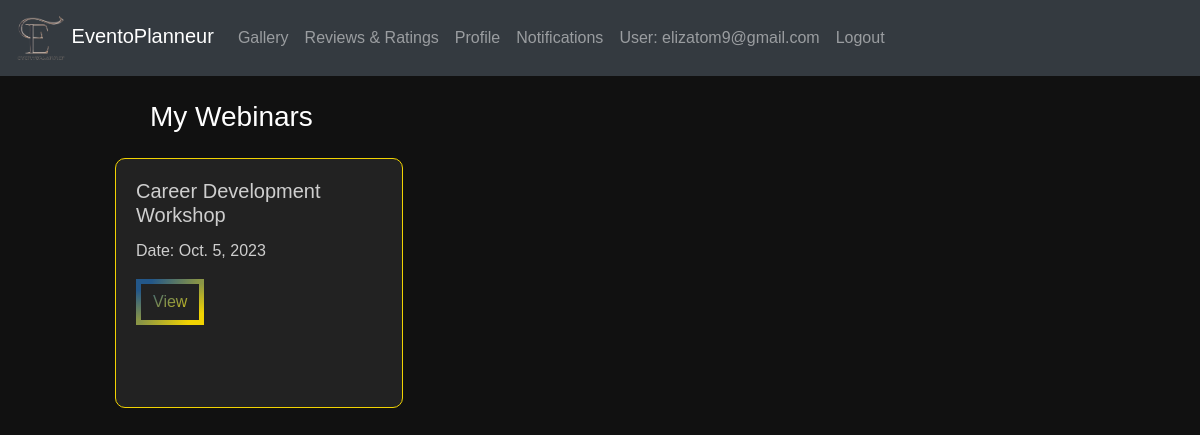
Page /registered_webinar/ (signed in) on the earlier database version.
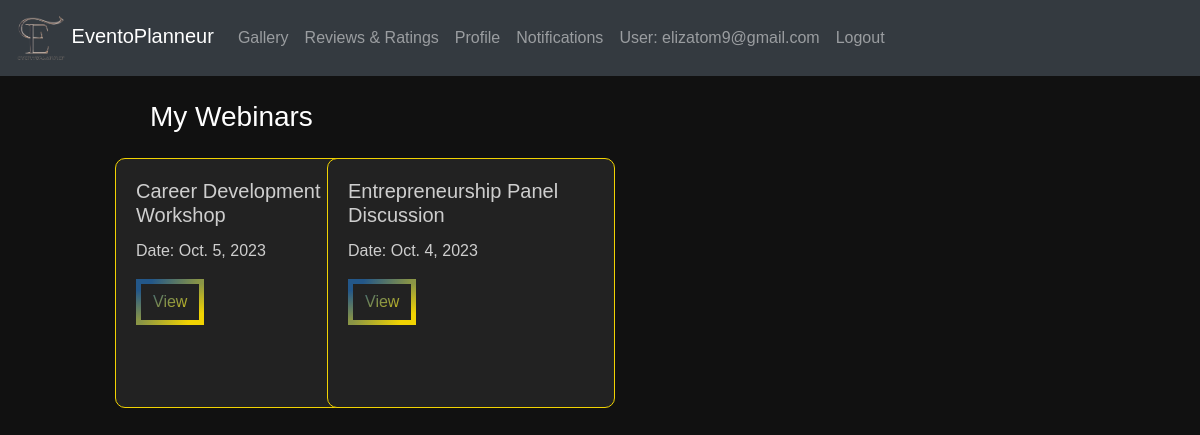
Same page on the later database version.
### eventapp/models.py (models this page shows, shortened)
class WebinarRegistration(models.Model):
    user = models.ForeignKey(CustomUser, on_delete=models.CASCADE)
    webinar = models.ForeignKey(Webinar, on_delete=models.CASCADE)

class Webinar(models.Model):
    EVENT_TYPE_CHOICES = [
    ('Online', 'Online'),
    ('Offline', 'Offline'),
]
    title = models.CharField(max_length=100)
    event_type = models.CharField(max_length=10, choices=EVENT_TYPE_CHOICES, default='offline')
    description = models.TextField()
    date = models.DateField(default=None, blank=True, null=True)
    start_time = models.TimeField(blank=True, null=True)
    end_time = models.TimeField(blank=True, null=True)
    location = models.CharField(max_length=200, blank=True, null=True)
    poster = models.URLField(blank=True, null=True)
    organizer_name = models.CharField(max_length=100)
    deadline = models.DateField(default=None, blank=True, null=True)
    fee = models.DecimalField(max_digits=10, decimal_places=2, blank=True, null=True)
    speakers = models.ManyToManyField(Speaker, blank=True)
    org_user=models.ForeignKey(CustomUser, on_delete=models.CASCADE,null=True,blank=True)
    livestream = models.URLField(blank=True, null=True)
    phone_number = models.CharField(max_length=15)
    max_participants = models.PositiveIntegerField(null=True,default=50)

### eventapp/views.py (the view)
# urls.py: path('registered_webinar/',views.registered_webinar,name='registered_webinar'),
@login_required
def registered_webinar(request):
    user = request.user
    webinar_registrations = WebinarRegistration.objects.filter(user=user)
    context = {'webinar': webinar_registrations}
    return render(request, 'registered_webinar.html', context)

### templates/registered_webinar.html (shortened to what this page needs)
{% load static %}
<!DOCTYPE html>
<html lang="en">
<head>
  <link rel="stylesheet" href="https://maxcdn.bootstrapcdn.com/bootstrap/4.5.2/css/bootstrap.min.css">
  <link rel="stylesheet"type="text/css" href="{% static 'css/webinar.css' %}">
</head>
<body>
  <nav class="navbar navbar-expand-md bg-dark navbar-dark">
    <div class="containers">
      <a class="navbar-brand" href="{% url 'eventapp:orghome' %}">
        <img src="{% static 'images/Eventoplanneur.png' %}" alt="Logo" width="50"> EventoPlanneur
      </a>
      <div class="collapse navbar-collapse" id="navbarCollapse">
        <ul class="navbar-nav ml-auto">
          <li class="nav-item"><a class="nav-link" href="#gallery">Gallery</a></li>
          <li class="nav-item"><a class="nav-link" href="#reviews">Reviews & Ratings</a></li>
          <li class="nav-item"><a class="nav-link" href="{% url 'eventapp:org_profile' %}">Profile</a></li>
          <li class="nav-item"><a class="nav-link" href="#notifications">Notifications</a></li>
          <li class="nav-item">
            {% if user.is_authenticated %}
            <a class="nav-link" >User: {{ user.email }}</a>
            <li class="nav-item"><a href="{% url 'eventapp:logout' %}" class="nav-link">Logout</a></li>
            {% endif %}
          </li>
        </ul>
      </div>
    </div>
  </nav>
  <div style="margin-left:100px;margin-right:225px" ><br>
    <h3 style="margin-left:50px;color:white">My Webinars</h3>
    <div class="container mx-auto mt-4" >
      <div class="row">
        {% for registration in webinar %}
<div class="col-md-4">
    <div class="card" style="width: 18rem;">
      <div class="card-body">
        <h5 class="card-title">{{ registration.webinar.title }}</h5>
        <p class="card-text">Date: {{ registration.webinar.date }}</p>
        <a class="btn mr-2" href="{% url 'view_webinar' registration.webinar.id %}">View</a>
      </div>
    </div>
</div>
{% endfor %}
      </div>
    </div>
  </div>
</body>
</html>

Differences in the rows shown:
added WebinarRegistration: webinar "Entrepreneurship Panel Discussion", webinar "Oct. 4, 2023"
